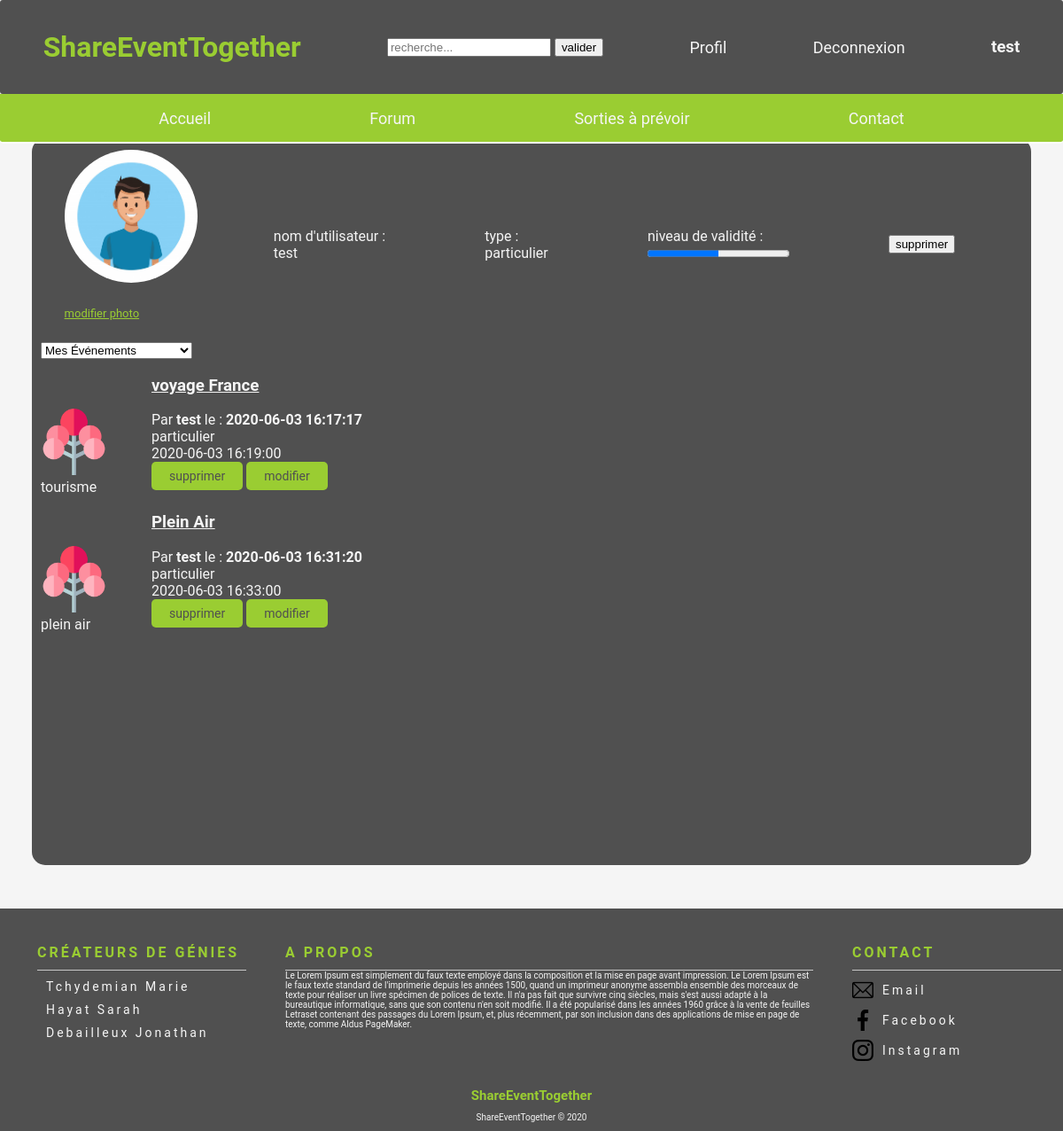
Before: /php/profil.php (signed in) with the older database file.
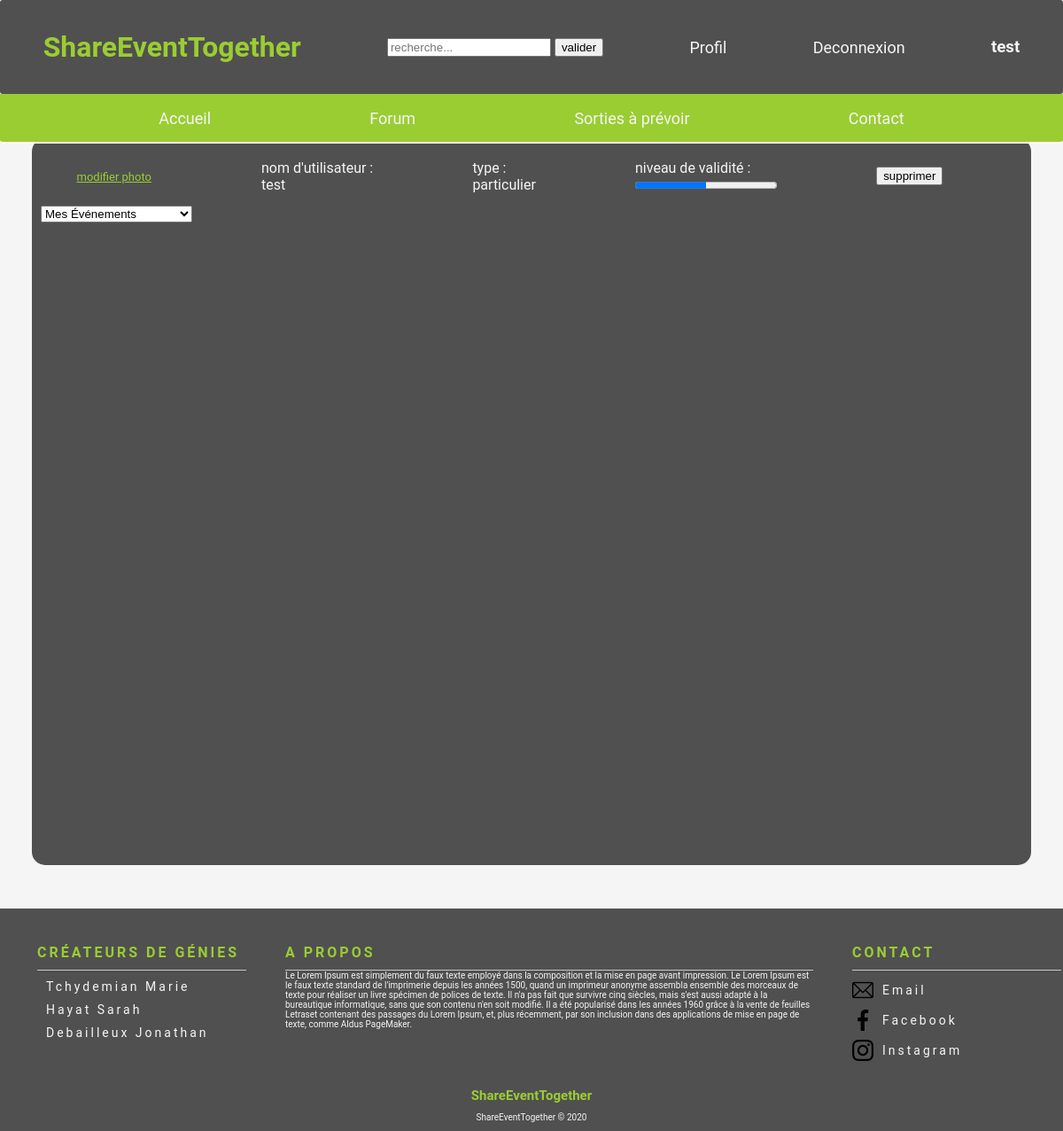
After: the same page with the newer database file.
### tables this page shows
CREATE TABLE `photo_utilisateurs` (
  `id_photo` int(11) NOT NULL,
  `id_utilisateur` int(11) NOT NULL,
  `url` varchar(500) NOT NULL
);

CREATE TABLE `utilisateurs` (
  `id_utilisateur` int(11) NOT NULL,
  `prenom` varchar(100) NOT NULL,
  `nom` varchar(100) NOT NULL,
  `date_naissance` date NOT NULL,
  `adresse` varchar(250) NOT NULL,
  `code_postale` int(5) NOT NULL,
  `pays` varchar(100) NOT NULL,
  `telephone` int(10) NOT NULL,
  `mail` varchar(250) NOT NULL,
  `pseudo` varchar(100) NOT NULL,
  `mot_de_passe` varchar(255) NOT NULL,
  `type_utilisateur` varchar(50) NOT NULL,
  `ville` varchar(200) NOT NULL,
  `date_creation_utilisateur` datetime DEFAULT CURRENT_TIMESTAMP,
  `karma` decimal(4,2) DEFAULT '0.00'
);

CREATE TABLE `evenements` (
  `id_evenement` int(11) NOT NULL,
  `id_utilisateur` int(11) NOT NULL,
  `date_poste` datetime NOT NULL DEFAULT CURRENT_TIMESTAMP,
  `description` text NOT NULL,
  `date_evenement` datetime NOT NULL,
  `titre_evenement` varchar(250) NOT NULL,
  `id_karma` int(11) DEFAULT NULL,
  `lieu` varchar(255) DEFAULT NULL,
  `id_categorie` int(11) DEFAULT NULL
);

CREATE TABLE `categorie_evenements` (
  `id_categorie` int(11) NOT NULL,
  `nom_categorie` varchar(100) NOT NULL
);

### php/profil.php (the view, shortened to what this page needs)
<?php
require("../controllers/bdd.php");
?>
<!DOCTYPE html>
<html lang="fr">
<head>
    <link rel="stylesheet" href="../assets/css/profil.css"/>
</head>
<body>
<?php
if (isset($_SESSION['username'])) {
    require("headerConnect.php");
} else {
    require("headerDisconnect.php");
}
?>
<section class="fond">
    <div class="profil flex">
        <div class="avatar ">
            <div class="photo">
                <?php
                if (isset($_SESSION['id_name'])) {
                    $req = $bdd->query('SELECT * FROM photo_utilisateurs where id_utilisateur= "' . $_SESSION['id_name'] . '" LIMIT 1');
                    while ($donnees = $req->fetch()) {
                        $url = $donnees['url'];
                        ?>
                        <img src="<?php echo $url ?>" height="150px" width="150px">
                        <?php
                    }
                }
                ?>
            </div>
            <div class="modifier">
                <a href="photo.php">modifier photo</a>
            </div>
        </div>
        <div class="flex event">
            <div>
                <label>nom d'utilisateur : </label>
                <p> <?php if (isset($_SESSION['username'])) echo $_SESSION['username'] ?></p>
            </div>
            <div>
                <label>type : </label>
                <?php
                if (isset($_SESSION['id_name'])) {
                    $req = $bdd->query('SELECT * FROM utilisateurs where id_utilisateur= "' . $_SESSION['id_name'] . '"');
                    while ($donnees = $req->fetch()) {
                        echo '<p>' . $donnees['type_utilisateur'] . '</p>';
                    }
                }
                ?>
            </div>
            <div class="progress">
                <div>
                    <label>niveau de validité : </label>
                </div>
                <?php
                if (isset($_SESSION['id_name'])) {
                    $req = $bdd->query('SELECT karma FROM utilisateurs where id_utilisateur= "' . $_SESSION['id_name'] . '"');
                    while ($donnees = $req->fetch()) {
                        $moyenne = $donnees['karma'];
                    }
                }
                ?>
                <progress id="jauge" min="0" max="10" value="<?php echo $moyenne ?>"></progress>
            </div>
            <div class="supp">
                    <input type="submit" onclick="supprimer()" value="supprimer" id="supprimer">
            </div>
        </div>
    </div>
    <div>
        <div class="event">
                <select name="choix" onchange="myChoices(this.value)">
                    <option value="mesEvent"> Mes Événements</option>
                </select>
            <div id="evenement">
                <?php
                require ("../controllers/bdd.php");
                $reponse = $bdd->query('SELECT ut.* , ev.*, ce.* FROM evenements as ev left join utilisateurs as ut
        on ev.id_utilisateur= ut.id_utilisateur
        left join categorie_evenements as ce on ce.id_categorie = ev.id_categorie where ut.id_utilisateur = "'.$_SESSION['id_name'].'"');
                while ($donnees = $reponse->fetch()) {
                    ?>
                    <div class="listOfEvent">
                        <ul class="collectionItem">
                            <div class="pictureEvent">
                                <img class="imgTree" src="../assets/images/arbre_icon.png"/>
                                <p><?php echo $donnees['nom_categorie']; ?></p>
                            </div>
                            <div class="pictureEvent">
                                <h3 class="titleOfEvent"><?php echo $donnees['titre_evenement']; ?> </h3>
                                <p><?php echo  "Par " . '<b>'. $donnees['pseudo'] .'</b>'. " le : " . '<b>'. $donnees['date_poste'].'</b>' ; ?></p>
                                <p><?php echo $donnees['type_utilisateur']; ?></p>
                                <p><?php echo $donnees['date_evenement']; ?></p>
                                <a class="inputListOfEvent" href="../controllers/deleteEvent.php?id_evenement= <?php echo $donnees['id_evenement']; ?>">supprimer</a>
                                <a class="inputListOfEvent" href="updateEvent.php?id_evenement= <?php echo $donnees['id_evenement']; ?>">modifier</a>
                            </div>
                        </ul>
                    </div>
                    <?php
                }
                ?>
            </div>
            </div>
        </div>
</section>
<?php
require("footer.php");
?>
</body>
</html>

### php/headerConnect.php (shortened to what this page needs)
<html>
<head>
    <link rel="stylesheet" href="../assets/css/headerConnect.css"/>
</head>
<header class="header">
    <div class="menuHaut" id="menuHaut">
        <h1 id="title"> ShareEventTogether</h1>
        <form action="recherche.php" method="get" class="search">
            <input type="search" name="search" placeholder="recherche...">
            <input type="submit" value="valider">
        </form>
        <a id="profil" href="profil.php"> Profil </a>
        <a id="deconnect" href="logOut.php"> Deconnexion </a>
        <h3><?php
            if(isset($_SESSION['id_name']))echo $_SESSION['username'] ;?></h3>
    </div>
    <div class="menuBas" id="nav-scroll">
        <a href="index.php"> Accueil</a>
        <a href="minichat.php">Forum</a>
        <a href="sortieAPrevoir.php"> Sorties à prévoir</a>
        <a href="contact.php"> Contact</a>
    </div>
</header>
</html>

### php/footer.php
<link rel="stylesheet" href="../assets/css/footer.css"/>
<footer>
    <div class="container">
        <div class="row">
            <div style="width: 23%">
                <ul class="menu">
                    <span>Créateurs de génies</span>
                    <li>
                        <a href="https://www.linkedin.com/in/marie-tchydemian-480923158/" target="_blank">Tchydemian Marie</a>
                    </li>
                    <li>
                        <a href="https://www.linkedin.com/in/sarahhayat/" target="_blank">Hayat Sarah </a>
                    </li>
                    <li>
                        <a href="https://www.linkedin.com/in/jonathan-debailleux/" target="_blank">Debailleux Jonathan</a>
                    </li>
                </ul>
            </div>
            <div style="width: 53%">
                <ul class="menu">
                    <span>A propos</span>
                    Le Lorem Ipsum est simplement du faux texte employé dans la composition et la mise en page avant impression.
                    Le Lorem Ipsum est le faux texte standard de l'imprimerie depuis les années 1500, quand un imprimeur anonyme
                    assembla ensemble des morceaux de texte pour réaliser un livre spécimen de polices de texte. Il n'a pas fait que
                    survivre cinq siècles, mais s'est aussi adapté à la bureautique informatique, sans que son contenu n'en soit modifié.
                    Il a été popularisé dans les années 1960 grâce à la vente de feuilles Letraset contenant des passages du Lorem Ipsum,
                    et, plus récemment, par son inclusion dans des applications de mise en page de texte, comme Aldus PageMaker.
                </ul>
            </div>
            <div class="div_row" style="width: 23%">
                <ul class="address">
                    <span>Contact</span>
                    <li>
                        <img src="../assets/images/mail.png"   alt="Email"/><a href="#">Email</a>
                    </li>
                    <li>
                        <img src="../assets/images/facebook.png"   alt="Facebook"/><a href="#">Facebook</a>
                    </li>
                    <li>
                        <img src="../assets/images/instagram.png"   alt="Instagram"/><a href="#">Instagram</a>
                    </li>
                </ul>
            </div>
        </div>
    </div>
    <div class="display_center">
        <span class="logo">ShareEventTogether</span>
        <p>ShareEventTogether © 2020</p>
    </div>
</footer>

### assets/css/profil.css (style rules this page uses)
body { margin: 0 !important; font-family: 'Roboto', sans-serif; padding-top: 13%; position: relative; min-height: 1000px; padding-bottom: 10%; color: whitesmoke; }
.fond { margin-left: 3% ; margin-right: 3%; padding: 10px 10px 10px 10px; background : #505050 !important; border-radius: 15px; top: 195px; height: 800px; width: auto; overflow: scroll; }
.profil { justify-content: space-around; }
.avatar a { margin : 10px; font-size: small; color: yellowgreen; }
.event { min-width: 80%; justify-content: space-around; align-items: center; }
.event p { margin: 0; }
.progress { justify-content: right; }
.flex { display: flex; padding: 3px }
.modifier { margin-top: 20px; margin-bottom: 20px; }
form { text-align: center; }
.photo { align-self: center; margin-left: 10px; }
.photo img { border-radius: 80%; }
.imgTree { width: 75px; padding-right: 50px; margin-top: 45%; }
.titleOfEvent { text-decoration: underline; }
.collectionItem { display: flex; flex-direction: row; margin: 0; padding: 0; }
.inputListOfEvent { background-color: yellowgreen; border: none; color: #505050; padding: 8px 20px; text-align: center; border-radius: 5px; text-decoration: none; display: inline-block; font-size: 14px; }

### assets/css/headerConnect.css (style rules this page uses)
body { margin: 0 !important; font-family: 'Roboto', sans-serif; background-color: whitesmoke; }
header { margin-bottom: 2%; position: fixed; width: 100%; top: 0; z-index: 10000; }
h1 { color: yellowgreen; }
.menuHaut { display: flex; width: 100%; height: 106px; background : #505050 !important; border-radius: 3px; align-items: center; justify-content: space-around; color: whitesmoke; }
.menuBas { display: flex; width: 100%; height: 54px; background :yellowgreen!important; border-radius: 0px 0px 4px 4px; justify-content: space-evenly; align-items: center; border-bottom: solid white 2px; }
.menuHaut a { text-decoration: none; font-size: large; color: whitesmoke; }
.menuBas a { text-decoration: none; color: whitesmoke; font-size: large; }
.search { height: 20px;!important font-size: large;!important }

### assets/css/footer.css (style rules this page uses)
footer { display: flex; background-color: #505050; margin-top: 3%; bottom: 0; width: 100%; position: absolute; flex-direction: column; font-size: 10px; padding-top: 20px; color: whitesmoke; }
ul { list-style: none; }
.logo { color:yellowgreen; font-weight:700; font-size:15px; }
.address span , .menu span { color: whitesmoke; font-weight: bold; border-bottom: 1px solid #c7c7c7; padding:10px 0px; display: block; text-transform: uppercase; font-size: 16px; letter-spacing: 3px; }
.address li a , .menu li a { color:whitesmoke; letter-spacing: 3px; text-decoration:none; font-size:14px; }
.row { display: flex; flex-direction: row; justify-content: space-around; }
.address li, .menu li { margin:10px 0; list-style: none; }
.display_center { margin-top: 10px; padding-top:10px ; text-align: center; background-color: #505050; }
.menu span, .address span { color: yellowgreen; }
.address { height: auto; align-self: center; }
li { display: flex; align-items: center; }
li a { padding-left:10px ; }

Changed rows visible on the page:
removed photo_utilisateurs: url (picture)
removed evenements: id_categorie.nom_categorie "tourisme", titre_evenement "voyage France", id_utilisateur.pseudo "test", date_poste "2020-06-03 16:17:17", id_utilisateur.type_utilisateur "particulier", date_evenement "2020-06-03 16:19:00"
removed evenements: id_categorie.nom_categorie "plein air", titre_evenement "Plein Air", id_utilisateur.pseudo "test", date_poste "2020-06-03 16:31:20", id_utilisateur.type_utilisateur "particulier", date_evenement "2020-06-03 16:33:00"
